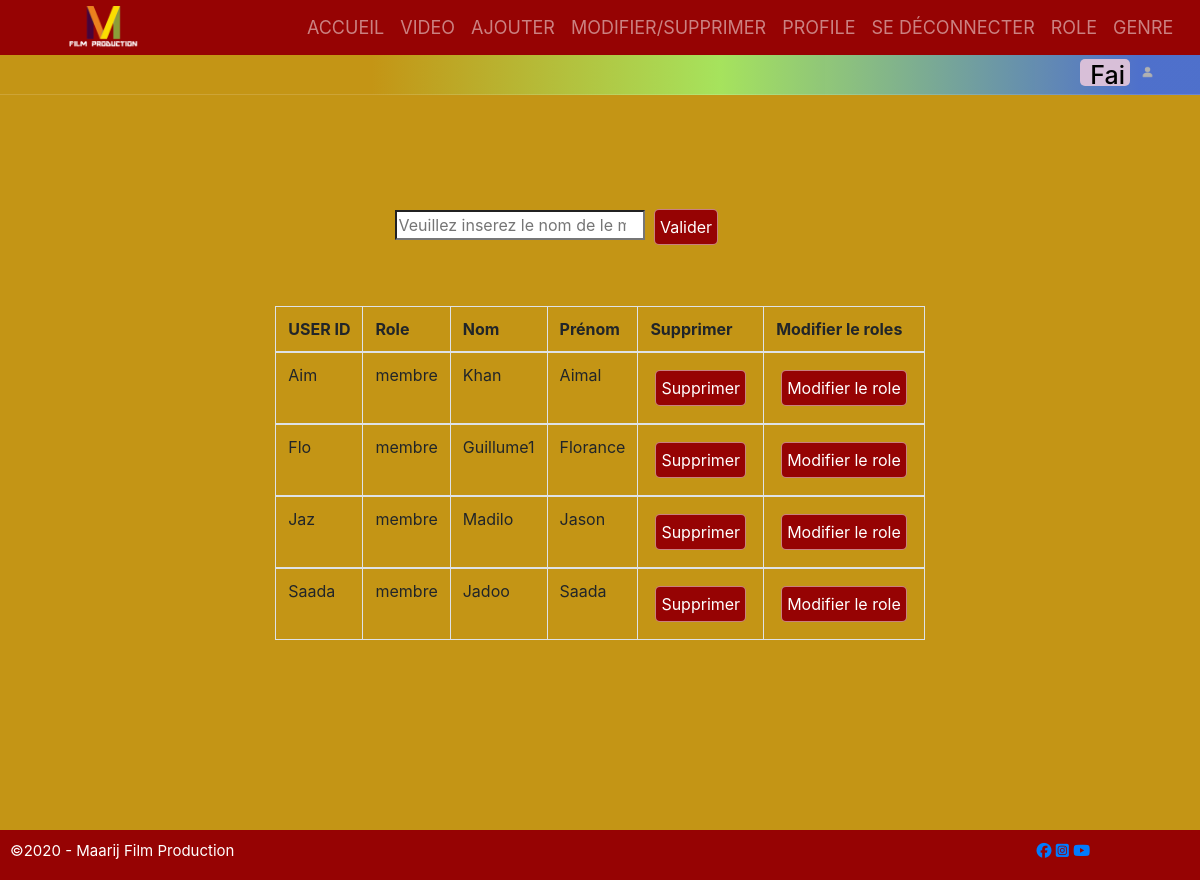
Screenshot of /Definir-role.php (signed in) with the database file from the repository.
### tables this page shows
CREATE TABLE `utilisateur` (
  `userID` varchar(100) NOT NULL,
  `Nom` varchar(100) NOT NULL,
  `prenom` varchar(100) NOT NULL,
  `adresse` varchar(100) NOT NULL,
  `mot_de_passe` varchar(100) NOT NULL,
  `role` varchar(250) NOT NULL
);

### Definir-role.php (the view, shortened to what this page needs)
<?php
include('menu.php');
$connection = ConnectionBD();
?>
<head>
    <link rel="stylesheet" href="./css/style2.css">
</head>
<div class="role_page_container" style="height: auto; min-height: 100%; margin-top: 30px">
    <div class="container" style="padding-left: 30%;">
        <form method="post" action="search-utilisateur.php">
            <input type="search" style="width:250px;" id="search" name="q" placeholder="Veuillez inserez le nom de le membre..." />
            <input type="submit" value="Valider" name="chercher" class="btn" />
        </form>
    </div>
    <div class="row">
        <div>
            <table class="table table-bordered">
                <thead>
                    <tr>
                        <th scope="col">USER ID</th>
                        <th scope="col">Role</th>
                        <th scope="col">Nom</th>
                        <th scope="col">Prénom</th>
                        <th scope="col">Supprimer</th>
                        <th scope="col">Modifier le roles</th>
                    </tr>
                </thead>
                <?php
                $select = $connection->prepare("SELECT * FROM utilisateur WHERE role='membre'");
                $select->execute();
                foreach ($select as $s) {
                ?>
                    <tbody>
                        <tr>
                            <td><?= $s['userID'] ?></td>
                            <td><?= $s['role'] ?></td>
                            <td><?= $s['Nom'] ?></td>
                            <td><?= $s['prenom'] ?></td>
                            <td> <a class="btn"  href="Definir-role.php?action=delete&userID=<?= $s['userID'] ?>&Nom<?= $s['Nom'] ?>">Supprimer</a></td>
                            <td> <a class="btn"  href="Definir-role1.php?action=modify&userID=<?= $s['userID'] ?> &Nom<?= $s['Nom'] ?>">Modifier le role </a></td><?php
                                                                                                                                                    } ?>
                        </tr>
                    </tbody>
                    <div class="card-body">
                    </div>
            </table>
        </div>
    </div>
</div>
 <?php include("footer.php"); ?>

### menu.php (shortened to what this page needs)
<head>
  <link rel="stylesheet" href="https://cdn.jsdelivr.net/npm/bootstrap@4.5.3/dist/css/bootstrap.min.css">
  <link rel="stylesheet" href="./css/header and footer.css">
</head>
<div class="header_container">
  <header>
    <nav class="navbar navbar-expand-lg navbar-dark bg-rgb(150, 3, 3) text-center" style="background-color: rgb(150, 3, 3); height: 55px">
      <a class="navbar-brand" href="index.php">
        <img src="./img/logo.png" class="logo" id="logo" style="height: auto; width: 80px; ">
      </a>
      <div class="collapse navbar-collapse" id="navbarNav" style="background-color: rgb(150, 3, 3); margin-left: 50%; padding-right: 30px; color: white">
        <div class="menu_container">
          <ul class="navbar-nav " style="text-align: right">
            <?php
            if (isset($_SESSION['login'])) {
              if ($_SESSION['role'] == 'membre') {
            ?>
                <li class="nav-item"> <a href="index.php" class="nav-link">ACCUEIL</a></li>
                <li class="nav-item"> <a href="contact.php" class="nav-link">CONTACT</a></li>
                <li class="nav-item"> <a href="video.php" class="nav-link">VIDEO</a></li>
                <li class="nav-item"> <a href="profile.php" class="nav-link">PROFILE</a></li>
                <li class="nav-item"> <a href="logout.php" class="nav-link">SE&nbsp;DÉCONNECTER</a></li>
              <?php
              } else if ($_SESSION['role'] == 'admin') {
              ?>
                <li class="nav-item"> <a href="index.php" class="nav-link">ACCUEIL</a></li>
                <li class="nav-item"> <a href="video.php" class="nav-link">VIDEO</a></li>
                <li class="nav-item"> <a href="AddVideo.php" class="nav-link">AJOUTER</a></li>
                <li class="nav-item"> <a href="editVideo.php" class="nav-link">MODIFIER/SUPPRIMER</a></li>
                <li class="nav-item"> <a href="profile.php" class="nav-link">PROFILE</a></li>
                <li class="nav-item"> <a href="logout.php" class="nav-link">SE&nbsp;DÉCONNECTER</a></li>
                <li class="nav-item"> <a href="Definir-role.php" class="nav-link">ROLE</a></li>
                <li class="nav-item"> <a href="genre.php" class="nav-link">GENRE</a></li>
              <?php
              }
            }
            ?>
          </ul>
        </div>
  </header>
  <?php
  if (isset($_SESSION['login'])) {
    if ($_SESSION['role'] == 'membre') {
  ?>
      <div class="profile_name">
        <h2><?= $_SESSION['login']; ?></h2>
        <img class="profile_icon" src="./img/profile_icon.png">
      </div>
    <?php
    } else if ($_SESSION['role'] == 'admin') {
    ?>
      <div class="profile_name">
        <h2><?= $_SESSION['login']; ?> </h2>
        <img class="profile_icon" src="./img/profile_icon.png">
      </div>
  <?php
    }
  }
  ?>
</div>

### footer.php (shortened to what this page needs)
<head>
    <link rel="stylesheet" href="./css/header and footer.css">
</head>
<footer>
    <div class="social_media" style="display:flex; justify-content:space-between">
        <div>
            <div>
                <p id="copyright">&copy;2020 - Maarij Film Production</p>
            </div>
        </div>
        <div style="padding-right: 100px;" class="social_media_container">
            <a href="https://fr-fr.facebook.com/Maarijfilmproduction/" class="social_media_links">
                <i class="fab fa-facebook fa-1x"></i>
            </a>
            <a href="https://www.instagram.com/maarijfilmproduction/" class="social_media_links">
                <i class="fab fa-instagram-square fa-1x"></i>
            </a>
            <a href="https://www.youtube.com/watch?v=M9uNP-4NUss&ab_channel=MaarijFilmProduction" class="social_media_links">
                <i class="fab fa-youtube fa-1x"></i>
            </a>
        </div>
    </div>
</footer>

### css/header and footer.css (style rules this page uses)
.header_container { position: fixed; width: 100%; }
.navbar { padding-left: 5%; padding-right: 5%; }
.menu_container { padding-right: 45%; background-color: rgb(150, 3, 3); display: flex; flex-direction: column; }
.nav-link { font-weight: 400; font-size: 18px; text-align: center; color: rgb(255, 255, 255); }
.nav-link { color: aqua; }
#navbarNav { justify-content: flex-end; }
.profile_name { background: rgb(196,149,21); background: linear-gradient(90deg, rgba(196,149,21,1) 31%, rgba(166,227,93,1) 60%, rgba(77,112,205,0.9923319669664741) 95%); height: 40px; margin-bottom: 8px; display: flex; justify-content: flex-end; border-bottom: rgba(255, 245, 238, 0.151) 1px solid; }
.profile_name h2 { margin-left: 20px; background-color: thistle; border-radius: 5px; width: fit-content; font-size: 25px; color: rgb(0, 0, 0); margin-top: 4px; padding: 1px 5px 10px 10px; }
.profile_icon { height: auto; width: 25px; margin-left: 5px; margin-top: 5px; margin-bottom: 10px; margin-right: 40px; padding: 6px; }
footer { background-color: rgb(150, 3, 3); height: 50px; text-align: center; padding: 10px; color: white; font-size: 15px; }

### css/style2.css (style rules this page uses)
* { box-sizing: border-box; }
a { text-decoration: none; }
.btn { background: rgb(150, 3, 3); color: white; border-radius: 5px; padding: 5px; border: 1px rgba(255, 255, 255, 0.493) solid; margin: 5px; }
.role_page_container, .seach_utilisateur_page_container { display: flex; flex-direction: column; align-items: center; justify-content: center; margin-top: 150px; min-height: 400px; }

### rows the page displays
utilisateur: userID "Aim", role "membre", Nom "Khan", prenom "Aimal"
utilisateur: userID "Flo", role "membre", Nom "Guillume1", prenom "Florance"
utilisateur: userID "Jaz", role "membre", Nom "Madilo", prenom "Jason"
utilisateur: userID "Saada", role "membre", Nom "Jadoo", prenom "Saada"

### other values shown
$_SESSION['login'] "Fai"
